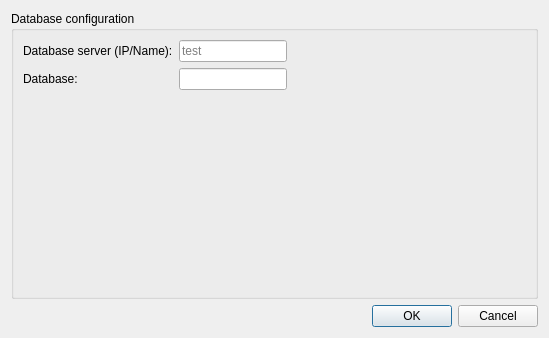
<?xml version="1.0" encoding="UTF-8"?>
<ui version="4.0">
 <class>Dialog</class>
 <widget class="QDialog" name="Dialog">
  <property name="geometry">
   <rect>
    <x>0</x>
    <y>0</y>
    <width>549</width>
    <height>338</height>
   </rect>
  </property>
  <property name="windowTitle">
   <string>Dialog</string>
  </property>
  <layout class="QVBoxLayout" name="verticalLayout">
   <item>
    <widget class="QGroupBox" name="groupBox">
     <property name="title">
      <string>Database configuration</string>
     </property>
     <layout class="QFormLayout" name="formLayout_2">
      <item row="0" column="0">
       <layout class="QFormLayout" name="formLayout">
        <item row="0" column="0">
         <widget class="QLabel" name="label_2">
          <property name="text">
           <string>Database server (IP/Name):</string>
          </property>
         </widget>
        </item>
        <item row="0" column="1">
         <widget class="QLineEdit" name="lineEdit">
          <property name="placeholderText">
           <string>test</string>
          </property>
         </widget>
        </item>
        <item row="1" column="0">
         <widget class="QLabel" name="label">
          <property name="text">
           <string>Database:</string>
          </property>
         </widget>
        </item>
        <item row="1" column="1">
         <widget class="QLineEdit" name="lineEdit_2"/>
        </item>
       </layout>
      </item>
     </layout>
    </widget>
   </item>
   <item>
    <widget class="QDialogButtonBox" name="buttonBox">
     <property name="orientation">
      <enum>Qt::Horizontal</enum>
     </property>
     <property name="standardButtons">
      <set>QDialogButtonBox::Cancel|QDialogButtonBox::Ok</set>
     </property>
    </widget>
   </item>
  </layout>
 </widget>
 <resources/>
 <connections>
  <connection>
   <sender>buttonBox</sender>
   <signal>accepted()</signal>
   <receiver>Dialog</receiver>
   <slot>accept()</slot>
   <hints>
    <hint type="sourcelabel">
     <x>227</x>
     <y>318</y>
    </hint>
    <hint type="destinationlabel">
     <x>157</x>
     <y>274</y>
    </hint>
   </hints>
  </connection>
  <connection>
   <sender>buttonBox</sender>
   <signal>rejected()</signal>
   <receiver>Dialog</receiver>
   <slot>reject()</slot>
   <hints>
    <hint type="sourcelabel">
     <x>295</x>
     <y>324</y>
    </hint>
    <hint type="destinationlabel">
     <x>286</x>
     <y>274</y>
    </hint>
   </hints>
  </connection>
 </connections>
</ui>
